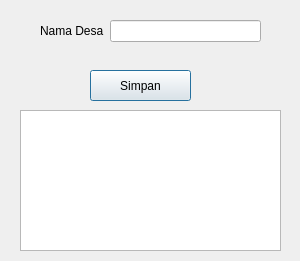
<?xml version="1.0" encoding="UTF-8"?>
<ui version="4.0">
 <class>desa</class>
 <widget class="QDialog" name="desa">
  <property name="geometry">
   <rect>
    <x>0</x>
    <y>0</y>
    <width>300</width>
    <height>261</height>
   </rect>
  </property>
  <property name="windowTitle">
   <string>Dialog</string>
  </property>
  <widget class="QWidget" name="formLayoutWidget">
   <property name="geometry">
    <rect>
     <x>40</x>
     <y>20</y>
     <width>221</width>
     <height>51</height>
    </rect>
   </property>
   <layout class="QFormLayout" name="formLayout">
    <item row="0" column="0">
     <widget class="QLabel" name="namaDesaLabel">
      <property name="text">
       <string>Nama Desa</string>
      </property>
     </widget>
    </item>
    <item row="0" column="1">
     <widget class="QLineEdit" name="namaDesaLineEdit"/>
    </item>
   </layout>
  </widget>
  <widget class="QTableView" name="tableView">
   <property name="geometry">
    <rect>
     <x>20</x>
     <y>110</y>
     <width>261</width>
     <height>141</height>
    </rect>
   </property>
  </widget>
  <widget class="QPushButton" name="pushButton">
   <property name="geometry">
    <rect>
     <x>90</x>
     <y>70</y>
     <width>101</width>
     <height>31</height>
    </rect>
   </property>
   <property name="text">
    <string>Simpan</string>
   </property>
  </widget>
 </widget>
 <resources/>
 <connections/>
</ui>
